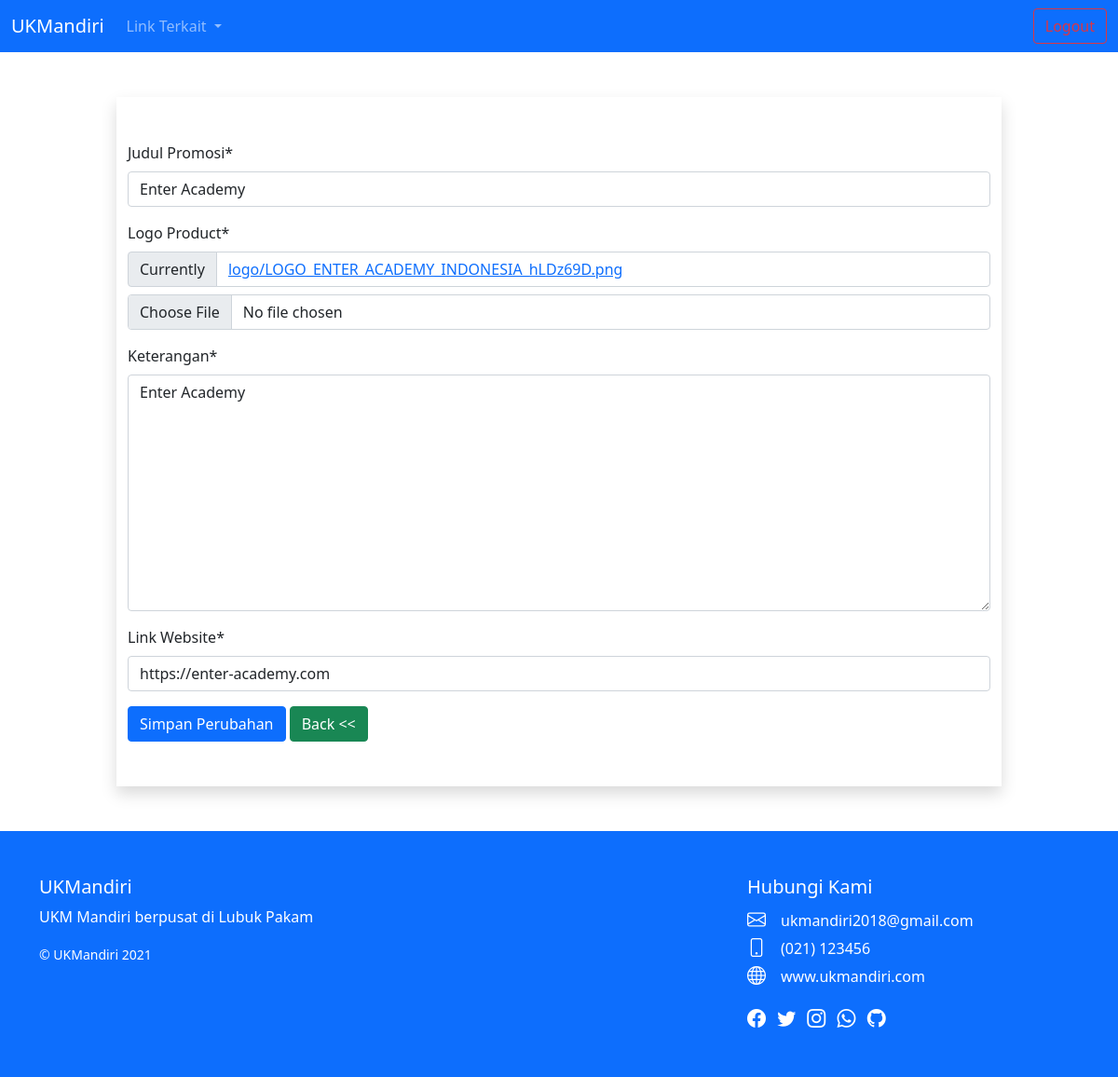
The page /backend/edit-promosi/5/ on the database its author committed.
### backend/models.py (models this page shows, shortened)
class Promosi(models.Model):
    judul = models.CharField(max_length=200)
    logo  = models.ImageField(upload_to='logo/')
    keterangan = models.TextField()
    link       = models.CharField(max_length=200, null=True)

### backend/views.py (the view)
# urls.py: path('edit-promosi/<int:id_promosi>/', views.edit_promosi, name='edit-promosi'),
def edit_promosi(request,id_promosi):
    promosi = Promosi.objects.get(id = id_promosi)
    if request.POST:
        form = FormPromosi(request.POST, instance=promosi)
        if form.is_valid():
            form.save()
            messages.success(request,'Berhasil mengubah promosi')
            form = FormPromosi(instance=promosi)
            return render(request,'backend/edit-promosi.html',{'form':form,'promosi':promosi})
    else:
        promosi = Promosi.objects.get(id = id_promosi)
        form = FormPromosi(instance=promosi)
        return render(request,'backend/edit-promosi.html',{'form':form, 'promosi':promosi})

### backend/forms.py
class FormPromosi(ModelForm):
    class Meta:
        model = Promosi
        fields = '__all__'
        labels ={
            'judul':'Judul Promosi',
            'logo':'Logo Product',
            'link':'Link Website'
        }

### backend/templates/backend/edit-promosi.html (shortened to what this page needs)
{% extends "backend/master.html" %}
{% load static %}
{% load crispy_forms_tags %}
{% block dashboard %}
<div class="container py-5">
    <div class="row justify-content-center">
        <div class="col-md-10 shadow py-5">
            <form action="{% url 'edit-promosi' promosi.id %}" method="post" enctype="multipart/form-data">
                {{form | crispy}}
                <button class="btn btn-primary" type="submit">Simpan Perubahan</button>
                <a href="{% url 'detail-promosi' %}" class="btn btn-success">Back <<</a>
            </form>
        </div>
    </div>
</div>
{% endblock dashboard %}

### static/css/style.css (style rules this page uses)
@media (min-width: 1200px) { .container { max-width: 1140px; } }

### rows shown on the page
Promosi: judul "Enter Academy", keterangan "Enter Academy", link "https://enter-academy.com"
